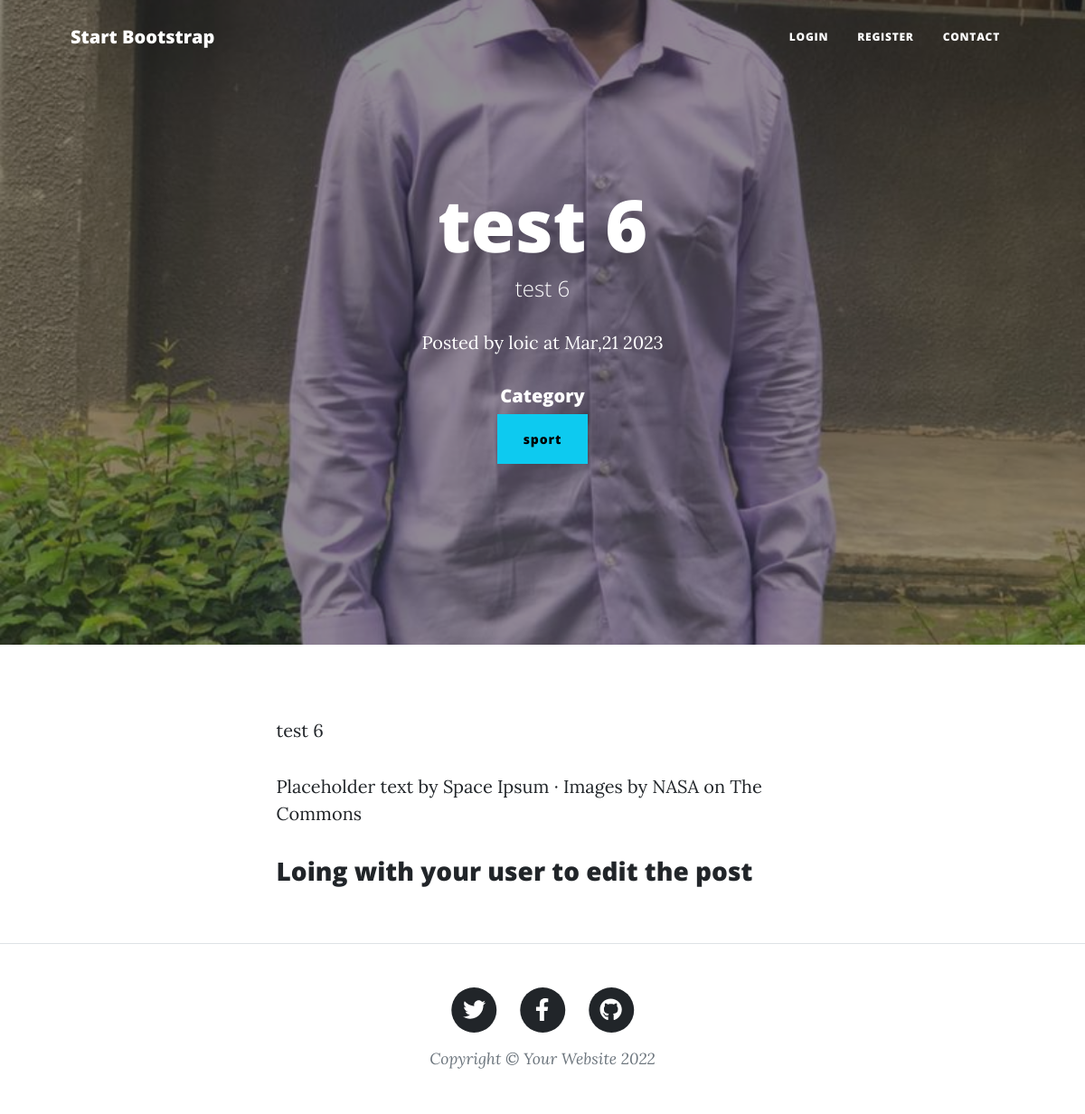
The page /posts/post.php?post_id=16 on the database its author committed.
### tables this page shows
CREATE TABLE IF NOT EXISTS `posts` (
  `postID` int NOT NULL AUTO_INCREMENT,
  `title` varchar(200) NOT NULL,
  `subtitle` varchar(200) NOT NULL,
  `body` text NOT NULL,
  `image` varchar(200) NOT NULL,
  `user_id` varchar(3) NOT NULL,
  `create_at` timestamp NOT NULL DEFAULT CURRENT_TIMESTAMP,
  `username` varchar(200) NOT NULL,
  `post_cat` int NOT NULL DEFAULT '1',
  PRIMARY KEY (`postID`)
);

CREATE TABLE IF NOT EXISTS `categories` (
  `catID` int NOT NULL AUTO_INCREMENT,
  `category_name` varchar(200) NOT NULL DEFAULT '0',
  `created_at` timestamp NOT NULL DEFAULT CURRENT_TIMESTAMP,
  PRIMARY KEY (`catID`)
);

### posts/post.php (the view, shortened to what this page needs)
<?php
require_once "../includes/navbar.php";
require_once "../config/config.php";
if (isset($_GET['post_id'])) {
    $id = $_GET['post_id'];
    $select = "SELECT * FROM posts WHERE postID = '$id'";
    $result = $conn->query($select);
    $row =  $result->fetch_object();
    $catquyery = "SELECT * FROM categories";
    $catresult = $conn->query($catquyery);
    $catRows = array();
    while ($catRow = $catresult->fetch_object()) {
        $catRows[] = $catRow;
    }
    foreach ($catRows as $catRow) {
        if ($catRow->catID === $row->post_cat) {
            $the_post_cat = $catRow->category_name;
            $the_post_cat_id = $catRow->catID;
        }
    }
} else {
    echo "404";
    exit();
}
?>
<header class="masthead" style="background-image: url('http://localhost/clean_post/posts/images/<?php echo $row->image; ?>')">
    <div class="container position-relative px-4 px-lg-5">
        <div class="row gx-4 gx-lg-5 justify-content-center">
            <div class="col-md-10 col-lg-8 col-xl-7">
                <div class="site-heading">
                    <h1><?php echo  $row->title; ?></h1>
                    <span class="subheading"><?php echo  $row->subtitle; ?></span>
                    <p>Posted by <?php echo $row->username ?> at <?php echo date('M', strtotime($row->create_at)) . ',' . date('d', strtotime($row->create_at)) . ' ' . date('Y', strtotime($row->create_at)); ?></p>
                    <h5 class="h5">Category </h5>
                    <a href="http://localhost/clean_post/categories/category.php?cat_id=<?php echo $the_post_cat_id; ?>" class="btn btn-info"><?php echo  $the_post_cat; ?></a>
                </div>
            </div>
        </div>
    </div>
</header>
<article class="mb-4">
    <div class="container px-4 px-lg-5">
        <div class="row gx-4 gx-lg-5 justify-content-center">
            <div class="col-md-10 col-lg-8 col-xl-7">
                <p><?php echo  $row->body; ?></p>
                Placeholder text by
                <a href="http://spaceipsum.com/">Space Ipsum</a>
                &middot; Images by
                <a href="https://www.flickr.com/photos/nasacommons/">NASA on The Commons</a>
                <?php
                if (isset($_SESSION['user_id'])) {
                    $userID = $_SESSION['user_id'];
                    $postUserID = $row->user_id;
                    if ($userID === $postUserID) { ?>
                        <a href="http://localhost/clean_post/posts/delete.php?delete_post_id=<?php echo $row->postID; ?>" class="btn btn-danger text-center float-end">Delete</a>
                        <a href="http://localhost/clean_post/posts/update.php?update_post_id=<?php echo $row->postID; ?>" class="btn btn-warning text-center ">Update</a>
                <?php
                    } else {
                        echo '<h3><a href="http://localhost/clean_post/auth/login.php">Loing with your user to edit the post </h3>';
                    }
                } else {
                    echo '<h3><a href="http://localhost/clean_post/auth/login.php">Loing with your user to edit the post </h3>';
                }
                ?>
                <br>
            </div>
        </div>
    </div>
</article>
<?php
require_once "../includes/footer.php";
?>

### rows shown on the page
posts: image (picture), title "test 6", subtitle "test 6", username "loic", create_at "Mar", create_at "21", create_at "2023", body "test 6"
categories: category_name "sport"
